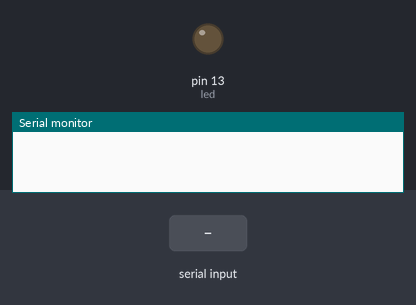
Bench run of a sketch on a simulated Arduino Uno, built with avr-gcc and run on an emulated ATmega328P. Parts: output pins drawn as LEDs (lit = HIGH), the last lines printed to the serial monitor. The inputs (shaded band) are chosen by the test bench.

Above: at 1.2 s.
1.3 s: "ON\n" received over Serial
At 2.5 s:
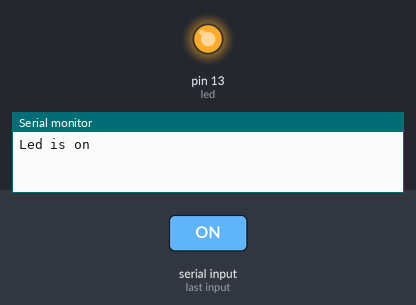
2.8 s: "OFF\n" received over Serial
At 3.7 s:
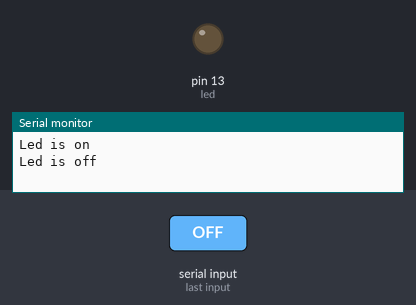
Timing chart, 0 to 5.8 s (numbered marks = the images above; inputs shaded):
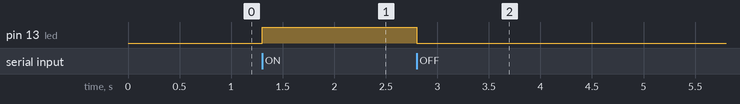

The sketch:

LED_test.ino
```cpp
//Default baud speed for communication
#define BAUD 256000
//led
#define led 13
//macro for on/off
#define on (digitalWrite(led, HIGH))
#define off (digitalWrite(led, LOW))

void setup(){
  Serial.begin(BAUD, SERIAL_8E1);
  pinMode(led, OUTPUT);
}

void loop(){
  String input;
  //If any input is detected in arduino
  if(Serial.available() > 0){
    //read the whole string until '\n' delimiter is read
    input = Serial.readStringUntil('\n');
    //If input == "ON" then turn on the led
    //and send a reply
    if (input.equals("ON")){
      digitalWrite(led, HIGH);
      Serial.println("Led is on");
    }
    //If input == "OFF" then turn off the led
    //and send a reply
    else if (input.equals("OFF")){
      digitalWrite(led, LOW);
      Serial.println("Led is off");
    }
    else{
      Serial.println(String("You sent the Arduino: " + input));
    }
  }
}
```

Measured:
- after the input at 1.3 s, pin 13 (led): LOW → HIGH at once
- after the input at 2.8 s, pin 13 (led): HIGH → LOW at once
